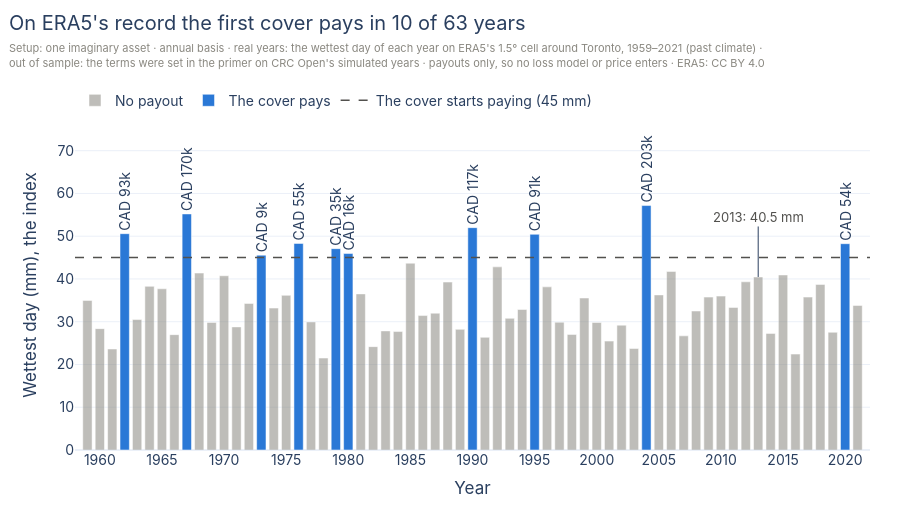

The notebook cell saved with this chart:
### Markdown cell above
## 1. The flood the index missed

What would that cover have paid in real years? CRC Open has no past, so we read
**ERA5**, the reanalysis of [How hard will it rain?](how_hard_will_it_rain.ipynb),
on its free 1.5° grid. The brewery's cell is about 120 km by 170 km, and it smooths
out the storms a street feels.

### Code cell
ERA5_YEARS = (2014, 2021) if CI else (1959, 2021)
# (west, south, east, north), enough to find the brewery's 1.5° cell.
AREA = (ASSET["longitude"] - 0.1, ASSET["latitude"] - 0.1, ASSET["longitude"] + 0.1, ASSET["latitude"] + 0.1)


def era5_annual(recipe):
    """Each year's extreme on the brewery's ERA5 cell: reduced from hourly rain once, then read from the cache."""
    plan = (
        HazardDataset.era5(recipe, store="wb2-1p5")
        .for_area(AREA)
        .years(*ERA5_YEARS)
        .cache(DATA / "era5", mode="reuse")
        .canonicalize(policy=BlockExtremaPolicy.curated(h3_resolution=5, minimum_years=8 if CI else 20))
    )
    with warnings.catch_warnings():
        warnings.simplefilter("ignore")
        return plan, plan.annual_extremes()


def series(recipe, unit):
    plan, table = era5_annual(recipe)
    return AnnualSeries.nearest_cell(table, longitude=ASSET["longitude"], latitude=ASSET["latitude"], unit=unit,
                                     spacing=(1.5, 1.5), source=plan)


rain = series("rx1day", "mm/day")
years, wettest_day = np.asarray(rain.years, dtype=int), np.asarray(rain.values, dtype=float)
paid = first_cover.payout_values(wettest_day)
paying = paid > 0

fig = go.Figure()
fig.add_trace(go.Bar(x=years[~paying], y=wettest_day[~paying], name="No payout", marker_color=MUTED, opacity=0.55,
                     hovertemplate="%{x}: wettest day %{y:.1f} mm, no payout<extra></extra>"))
fig.add_trace(go.Bar(x=years[paying], y=wettest_day[paying], name="The cover pays", marker_color=BLUE,
                     text=[f"CAD {value / 1000:.0f}k" for value in paid[paying]], textposition="outside", textangle=-90,
                     constraintext="none", cliponaxis=False, customdata=paid[paying],
                     hovertemplate="%{x}: wettest day %{y:.1f} mm, pays CAD %{customdata:,.0f}<extra></extra>"))
fig.add_trace(go.Scatter(x=[years.min() - 1, years.max() + 1], y=[45, 45], mode="lines", name="The cover starts paying (45 mm)",
                         line=dict(color=INK, width=1.5, dash="dash"), hoverinfo="skip"))
if 2013 in years:
    rain_2013 = float(wettest_day[years == 2013][0])
    fig.add_annotation(x=2013, y=rain_2013, text=f"2013: {rain_2013:.1f} mm", showarrow=True, arrowhead=0, ax=0, ay=-60,
                       font=dict(color=INK, size=13))
layout(fig, f"On ERA5's record the first cover pays in {int(paying.sum())} of {len(years)} years",
       f"Setup: one imaginary asset · annual basis · real years: the wettest day of each year on ERA5's 1.5° cell around Toronto, "
       f"{years.min()}–{years.max()} (past climate) ·<br>out of sample: the terms were set in the primer on CRC Open's simulated years · "
       f"payouts only, so no loss model or price enters · ERA5: CC BY 4.0",
       xaxis=dict(title="Year", dtick=5), yaxis=dict(title="Wettest day (mm), the index", range=[0, wettest_day.max() * 1.35]),
       barmode="overlay", bargap=0.25, legend=dict(orientation="h", yanchor="bottom", y=1.01, x=0), height=520)
fig.show()
# The same cover through the module: tested on these years, with its terms set on the primer's simulated years.
era5_years = sample_annual(rain, loss_model=loss_model, basis_risk=basis_risk, asset_id=ASSET["asset_id"],
                           rng=np.random.default_rng(42))
opening = evaluate(first_cover, era5_years, split="out_of_sample", design_sample=design_years, options=OPTIONS)
row = opening.to_pylist()[0]
print(f"{years.min()}–{years.max()}: pays in {row['payout_frequency']:.1%} of years, {cad(row['expected_payout'] * len(years))} "
      f"in total; never the full {cad(500_000)}, because the cell's wettest day never reaches 75 mm "
      f"(highest: {wettest_day.max():.1f} mm, in {int(years[wettest_day.argmax()])}). Setup:\n")
print(setup_text(opening))

### Figure 1 — Plotly figure (JSON) as saved in the notebook; plotly's stock layout.template omitted (floating-point values rounded to 4 significant figures)
{"data": [{"hovertemplate": "%{x}: wettest day %{y:.1f} mm, no payout<extra></extra>", "marker": {"color": "#8a8880"}, "name": "No payout", "opacity": 0.55, "type": "bar", "x": [1959, 1960, 1961, 1963, 1964, 1965, 1966, 1968, 1969, 1970, 1971, 1972, 1974, 1975, 1977, 1978, 1981, 1982, 1983, 1984, 1985, 1986, 1987, 1988, 1989, 1991, 1992, 1993, 1994, 1996, 1997, 1998, 1999, 2000, 2001, 2002, 2003, 2005, 2006, 2007, 2008, 2009, 2010, 2011, 2012, 2013, 2014, 2015, 2016, 2017, 2018, 2019, 2021], "y": [34.99, 28.38, 23.62, 30.52, 38.27, 37.7, 26.98, 41.38, 29.84, 40.75, 28.79, 34.29, 33.19, 36.17, 29.95, 21.5, 36.51, 24.17, 27.85, 27.7, 43.69, 31.44, 32.0, 39.27, 28.21, 26.35, 42.83, 30.79, 32.86, 38.15, 29.88, 27.03, 35.54, 29.82, 25.46, 29.19, 23.73, 36.27, 41.76, 26.7, 32.5, 35.75, 35.99, 33.34, 39.33, 40.47, 27.27, 40.93, 22.43, 35.76, 38.72, 27.54, 33.81]}, {"cliponaxis": false, "constraintext": "none", "customdata": [93140.0, 170000.0, 9364.0, 55080.0, 34810.0, 15740.0, 116700.0, 90710.0, 202800.0, 54090.0], "hovertemplate": "%{x}: wettest day %{y:.1f} mm, pays CAD %{customdata:,.0f}<extra></extra>", "marker": {"color": "#2a78d6"}, "name": "The cover pays", "text": ["CAD 93k", "CAD 170k", "CAD 9k", "CAD 55k", "CAD 35k", "CAD 16k", "CAD 117k", "CAD 91k", "CAD 203k", "CAD 54k"], "textangle": -90, "textposition": "outside", "type": "bar", "x": [1962, 1967, 1973, 1976, 1979, 1980, 1990, 1995, 2004, 2020], "y": [50.59, 55.2, 45.56, 48.3, 47.09, 45.94, 52.0, 50.44, 57.17, 48.25]}, {"hoverinfo": "skip", "line": {"color": "#52514e", "dash": "dash", "width": 1.5}, "mode": "lines", "name": "The cover starts paying (45 mm)", "type": "scatter", "x": [1958, 2022], "y": [45, 45]}], "layout": {"annotations": [{"arrowhead": 0, "ax": 0, "ay": -60, "font": {"color": "#52514e", "size": 13}, "showarrow": true, "text": "2013: 40.5 mm", "x": 2013, "y": 40.47}], "bargap": 0.25, "barmode": "overlay", "font": {"family": "Inter, Helvetica, Arial, sans-serif", "size": 14}, "height": 520, "hoverlabel": {"font": {"size": 13}}, "legend": {"orientation": "h", "x": 0, "y": 1.01, "yanchor": "bottom"}, "margin": {"b": 70, "l": 75, "r": 30, "t": 120}, "title": {"subtitle": {"font": {"color": "#8a8880", "size": 11}, "text": "Setup: one imaginary asset · annual basis · real years: the wettest day of each year on ERA5's 1.5° cell around Toronto, 1959–2021 (past climate) ·<br>out of sample: the terms were set in the primer on CRC Open's simulated years · payouts only, so no loss model or price enters · ERA5: CC BY 4.0"}, "text": "On ERA5's record the first cover pays in 10 of 63 years", "x": 0.01, "y": 0.97, "yanchor": "top"}, "xaxis": {"dtick": 5, "title": {"text": "Year"}}, "yaxis": {"range": [0, 77.17], "title": {"text": "Wettest day (mm), the index"}}}}
